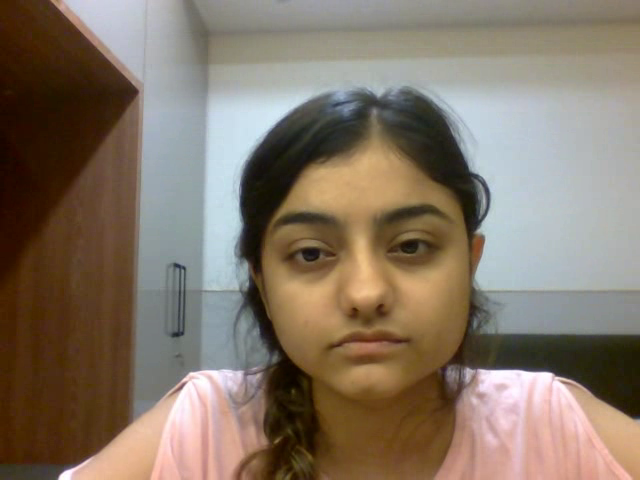
#> input picture frame 8 of input/camera_output23.22.mp4, 640 x 480 px
$ python extract.py
#> lines starting #> are read from the running program, lines starting #| are printed output that depends on the picture; after the words box and inside, x2 and y2 are one past the last pixel; in counts of white or black regions, pixels touching at a corner belong together
#> in extract_eyes_from_video, frame is the input picture: shape (480, 640, 3); mean B, G, R 103.1, 118.2, 132.5
import cv2
import os

def detect_eyes(frame, face_cascade, eye_cascade):
    gray = cv2.cvtColor(frame, cv2.COLOR_BGR2GRAY)
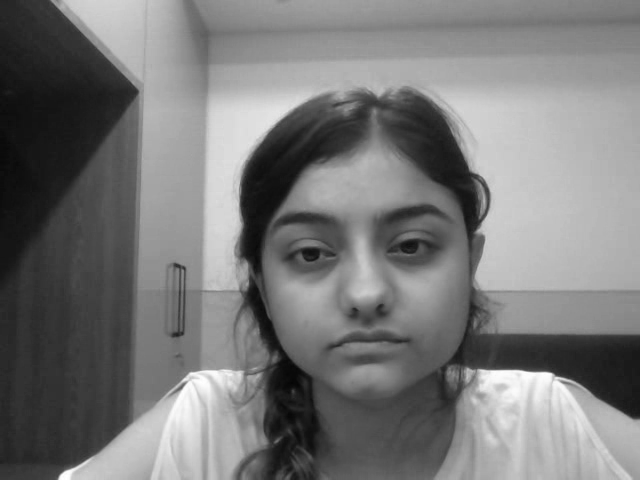
#> gray: shape (480, 640); min 5, max 255, mean 120.7
    faces = face_cascade.detectMultiScale(gray, 1.1, 4)
#> faces = [[238, 152, 251, 251]]
    eye_regions = []

    for (x, y, w, h) in faces:
        roi_gray = gray[y:y + int(h/2), x:x + w]
        eyes = eye_cascade.detectMultiScale(roi_gray, 1.1, 3, minSize=(30, 30))
        if len(eyes) >= 2:
            sorted_eyes = sorted(eyes, key=lambda e: e[0])
            if len(sorted_eyes) > 2:
                sorted_eyes = sorted_eyes[:2]  # Ensure only two eyes are considered

            # Calculate the bounding box for both eyes with added buffer
            buffer = 20  # Additional pixels added to each side of the eye region
            start_x = min(sorted_eyes, key=lambda e: e[0])[0] + x - buffer
            end_x = max(sorted_eyes, key=lambda e: e[0])[0] + x + max(sorted_eyes, key=lambda e: e[2])[2] + buffer
            start_y = min(sorted_eyes, key=lambda e: e[1])[1] + y - buffer // 2  # Smaller buffer for y to avoid including too much forehead or cheeks
            end_y = max(sorted_eyes, key=lambda e: e[1])[1] + y + max(sorted_eyes, key=lambda e: e[3])[3] + buffer // 2

            eye_regions.append((start_x, start_y, end_x - start_x, end_y - start_y))
#> this loop made 1 pass
#> (x, y, w, h, eyes, sorted_eyes, buffer, start_x) on pass 1: (238, 152, 251, 251, [[143, 65, 56, 56], [46, 80, 43, 43]], [[46, 80, 43, 43], [143, 65, 56, 56]], 20, 264)
#> pass 1, in detect_eyes, `roi_gray = gray[y:y + int(h/2), x:x + w]`:
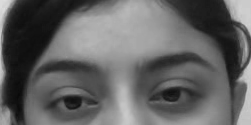
#> roi_gray: shape (125, 251); min 9, max 221, mean 99.5
#> after the loop, eye_regions = [(264, 207, 193, 91)]
    return eye_regions

def extract_eyes_from_video(input_video_path, output_folder):
    cap = cv2.VideoCapture(input_video_path)
    if not cap.isOpened():
        print("Error: Could not open video.")
        return

    face_cascade = cv2.CascadeClassifier(cv2.data.haarcascades + 'haarcascade_frontalface_default.xml')
    eye_cascade = cv2.CascadeClassifier(cv2.data.haarcascades + 'haarcascade_eye.xml')

    frame_count = 0
    if not os.path.exists(output_folder):
        os.makedirs(output_folder)

    while True:
        ret, frame = cap.read()
        if not ret:
            break

        eye_regions = detect_eyes(frame, face_cascade, eye_cascade)
#> eye_regions = [(264, 207, 193, 91)]
        for i, (ex, ey, ew, eh) in enumerate(eye_regions):
            eye_region = frame[ey:ey+eh, ex:ex+ew]
            resized_eye_region = cv2.resize(eye_region, (384, 128))  # Resize the eye region to 384x128
            cv2.imwrite(f"{output_folder}/frame_{frame_count}_eyes.png", resized_eye_region)
            cv2.rectangle(frame, (ex, ey), (ex+ew, ey+eh), (0, 255, 0), 2)
#> this loop made 1 pass
#> pass 1, in extract_eyes_from_video, `eye_region = frame[ey:ey+eh, ex:ex+ew]`:
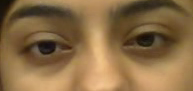
#> eye_region: shape (91, 193, 3); mean B, G, R 69.4, 108, 137.5
#> pass 1, in extract_eyes_from_video, `resized_eye_region = cv2.resize(eye_region, (384, 128))`:
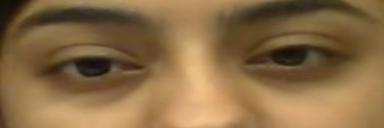
#> resized_eye_region: shape (128, 384, 3); mean B, G, R 69.3, 107.9, 137.4
#> after the loop:
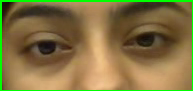
#> eye_region: shape (91, 193, 3); 4.8% of pixels changed, all inside (x1, y1, x2, y2) = (0, 0, 193, 91)
#> after the loop:
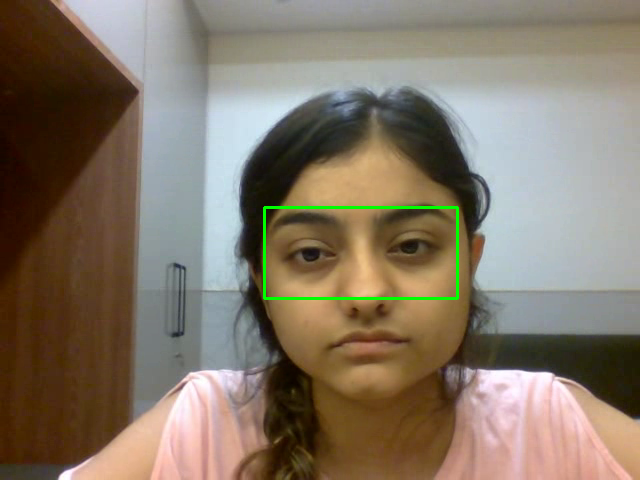
#> frame: shape (480, 640, 3); 0.55% of pixels changed, all inside (x1, y1, x2, y2) = (263, 206, 459, 300)

        cv2.imwrite(f"{output_folder}/annotated_frame_{frame_count}.png", frame)
        frame_count += 1

    cap.release()
    print(f"Processed {frame_count} frames.")

# Example usage
input_video_path = 'input/camera_output23.22.mp4'  # Path to the input video
output_folder = 'output/eye_extract'  # Folder to store output images
extract_eyes_from_video(input_video_path, output_folder)

$ run again, starting later in the video
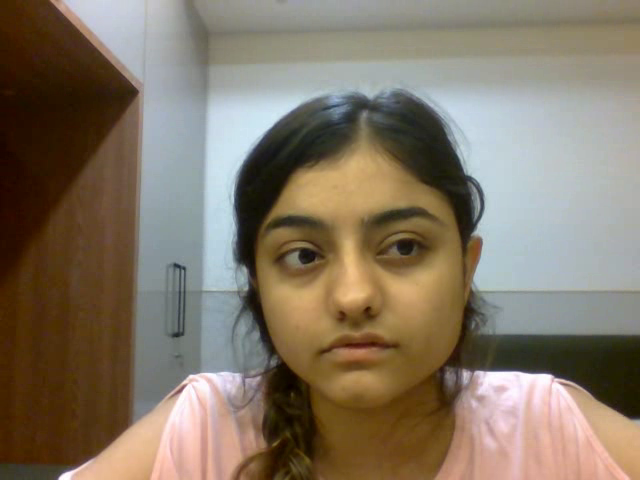
#> input picture frame 40 of input/camera_output23.22.mp4, 640 x 480 px
#> in extract_eyes_from_video, frame is the input picture: shape (480, 640, 3); mean B, G, R 101.6, 118.6, 131.4
#> faces = [[225, 149, 257, 257]]
#> the loop in detect_eyes, `for (x, y, w, h) in faces:` made 1 pass
#> (x, y, w, h, eyes, sorted_eyes, buffer, start_x) on pass 1: (225, 149, 257, 257, [[149, 70, 54, 54], [50, 83, 44, 44]], [[50, 83, 44, 44], [149, 70, 54, 54]], 20, 255)
#> after the loop in detect_eyes, `for (x, y, w, h) in faces:`: eye_regions = [(255, 209, 193, 87)]
#> the loop in extract_eyes_from_video, `for i, (ex, ey, ew, eh) in enumerate(eye_regions):` made 1 pass
#> after the loop in extract_eyes_from_video, `for i, (ex, ey, ew, eh) in enumerate(eye_regions):`:
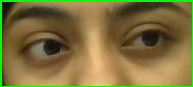
#> eye_region: shape (87, 193, 3); mean B, G, R 60.7, 113.3, 126.4
#> after the loop in extract_eyes_from_video, `for i, (ex, ey, ew, eh) in enumerate(eye_regions):`:
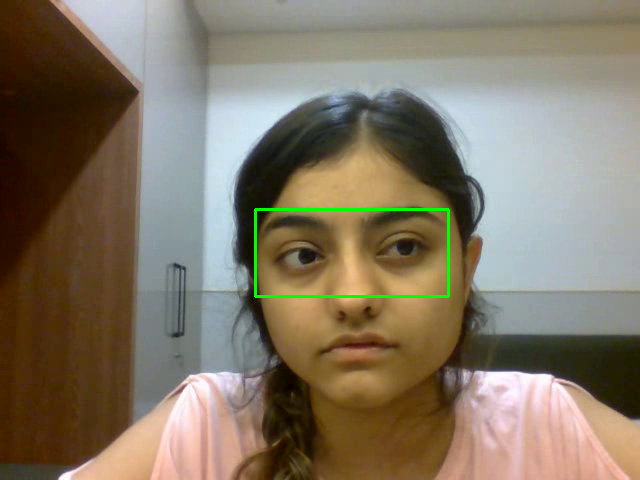
#> frame: shape (480, 640, 3); 0.55% of pixels changed, all inside (x1, y1, x2, y2) = (254, 208, 450, 298)

$ run again, starting later in the video
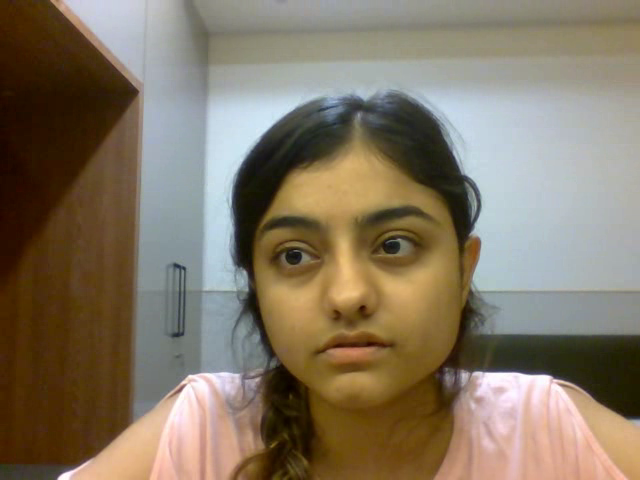
#> input picture frame 71 of input/camera_output23.22.mp4, 640 x 480 px
#> in extract_eyes_from_video, frame is the input picture: shape (480, 640, 3); mean B, G, R 99.9, 118.8, 131.5
#> faces = [[220, 149, 258, 258]]
#> the loop in detect_eyes, `for (x, y, w, h) in faces:` made 1 pass
#> (x, y, w, h, sorted_eyes, buffer, start_x, end_x) on pass 1: (220, 149, 258, 258, [[49, 82, 45, 45], [142, 64, 60, 60]], 20, 249, 442)
#> after the loop in detect_eyes, `for (x, y, w, h) in faces:`: eye_regions = [(249, 203, 193, 98)]
#> the loop in extract_eyes_from_video, `for i, (ex, ey, ew, eh) in enumerate(eye_regions):` made 1 pass
#> after the loop in extract_eyes_from_video, `for i, (ex, ey, ew, eh) in enumerate(eye_regions):`:
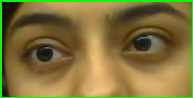
#> eye_region: shape (98, 193, 3); mean B, G, R 58.5, 115.3, 129.2
#> after the loop in extract_eyes_from_video, `for i, (ex, ey, ew, eh) in enumerate(eye_regions):`:
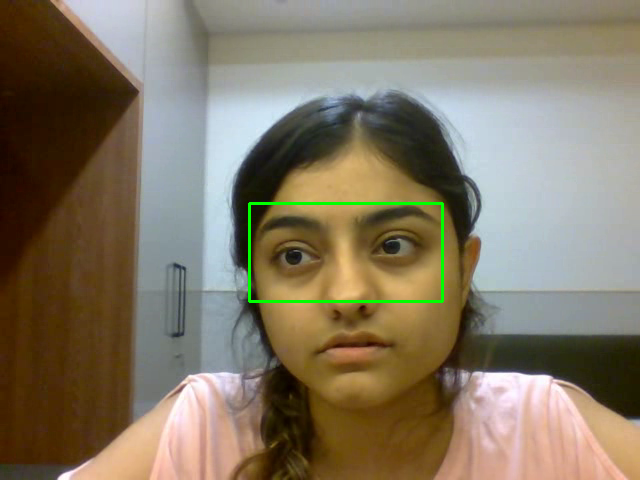
#> frame: shape (480, 640, 3); 0.57% of pixels changed, all inside (x1, y1, x2, y2) = (248, 202, 444, 303)
